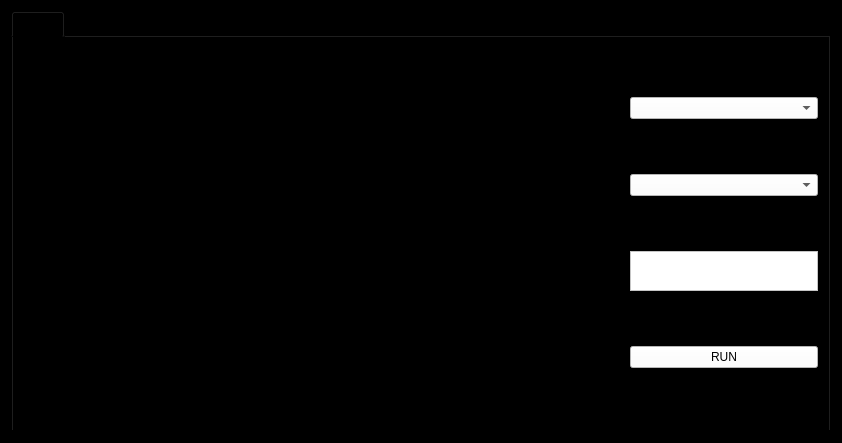
<?xml version="1.0" encoding="UTF-8"?>
<ui version="4.0">
 <class>CMDMainClass</class>
 <widget class="QWidget" name="CMDMainClass">
  <property name="geometry">
   <rect>
    <x>0</x>
    <y>0</y>
    <width>842</width>
    <height>443</height>
   </rect>
  </property>
  <property name="windowTitle">
   <string>CMDMainClass</string>
  </property>
  <property name="styleSheet">
   <string notr="true">background-color:black;</string>
  </property>
  <layout class="QVBoxLayout" name="verticalLayout_2">
   <item>
    <layout class="QHBoxLayout" name="horizontalLayout">
     <item>
      <widget class="QTabWidget" name="tabWidget">
       <property name="currentIndex">
        <number>0</number>
       </property>
       <widget class="QWidget" name="tab">
        <attribute name="title">
         <string>Tab 1</string>
        </attribute>
        <layout class="QVBoxLayout" name="verticalLayout_3">
         <item>
          <layout class="QHBoxLayout" name="horizontalLayout_2">
           <item>
            <widget class="QPlainTextEdit" name="plainTextEdit">
             <property name="minimumSize">
              <size>
               <width>600</width>
               <height>0</height>
              </size>
             </property>
             <property name="font">
              <font>
               <weight>75</weight>
               <bold>true</bold>
              </font>
             </property>
             <property name="styleSheet">
              <string notr="true">background-color:black;
color:green;</string>
             </property>
            </widget>
           </item>
           <item>
            <layout class="QVBoxLayout" name="verticalLayout">
             <item>
              <widget class="QComboBox" name="chooseCommandListFor">
               <property name="styleSheet">
                <string notr="true">background-color:white;
</string>
               </property>
              </widget>
             </item>
             <item>
              <widget class="QComboBox" name="CommandsLists">
               <property name="styleSheet">
                <string notr="true">background-color:white;</string>
               </property>
              </widget>
             </item>
             <item>
              <widget class="QTextEdit" name="TextScript">
               <property name="maximumSize">
                <size>
                 <width>16777215</width>
                 <height>40</height>
                </size>
               </property>
               <property name="styleSheet">
                <string notr="true">background-color:white;</string>
               </property>
              </widget>
             </item>
             <item>
              <widget class="QPushButton" name="execute_btn">
               <property name="styleSheet">
                <string notr="true">background-color:white;</string>
               </property>
               <property name="text">
                <string>RUN</string>
               </property>
              </widget>
             </item>
            </layout>
           </item>
          </layout>
         </item>
        </layout>
       </widget>
      </widget>
     </item>
    </layout>
   </item>
  </layout>
 </widget>
 <layoutdefault spacing="6" margin="11"/>
 <resources/>
 <connections/>
</ui>
